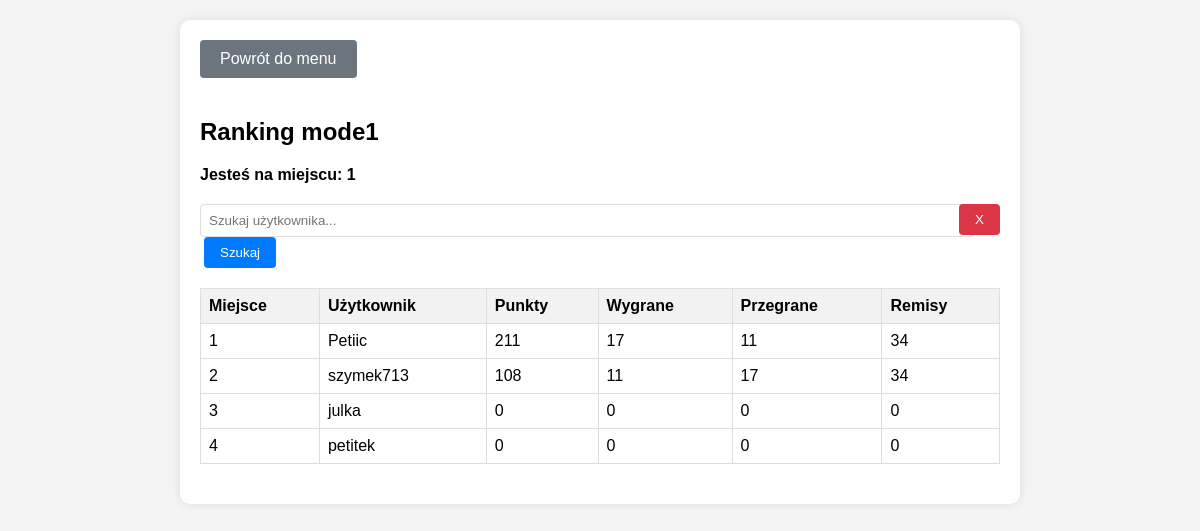
Page /ranking/mode1/ (signed in) on the earlier database version.
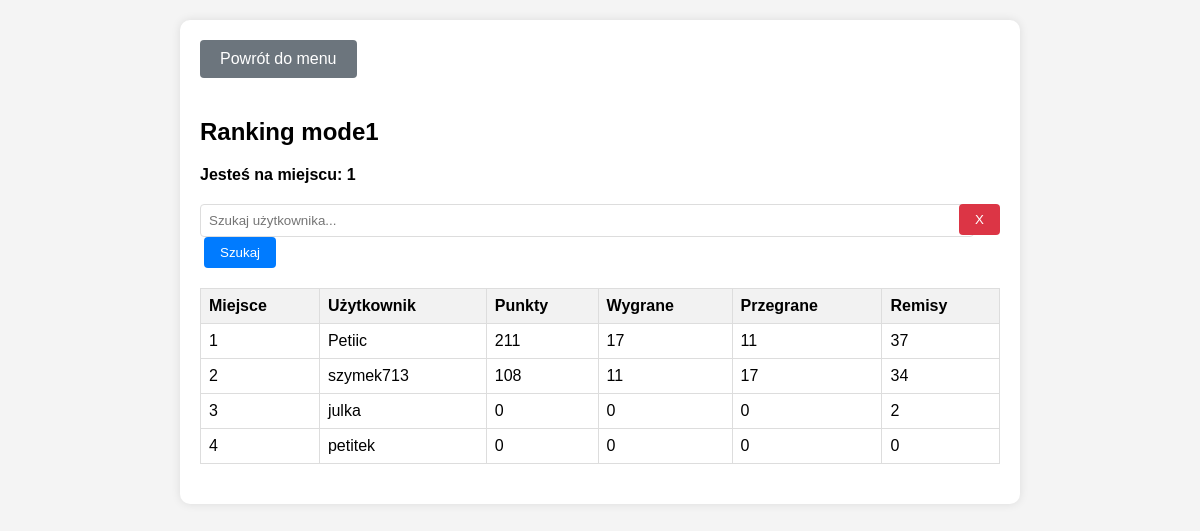
Same page on the later database version.
### my_quiz_app/python_django/profiles/models.py (models this page shows, shortened)
class UserProfile(models.Model):
    user = models.OneToOneField(settings.AUTH_USER_MODEL, on_delete=models.CASCADE)
    pvp_wins_mode1 = models.IntegerField(default=0)
    pvp_wins_mode2 = models.IntegerField(default=0)
    pvp_wins_mode3 = models.IntegerField(default=0)
    pvp_losses_mode1 = models.IntegerField(default=0)
    pvp_losses_mode2 = models.IntegerField(default=0)
    pvp_losses_mode3 = models.IntegerField(default=0)
    pvp_draws_mode1 = models.IntegerField(default=0)
    pvp_draws_mode2 = models.IntegerField(default=0)
    pvp_draws_mode3 = models.IntegerField(default=0)
    solo_games_played = models.IntegerField(default=0)
    email = models.EmailField()
    solo_points_mode1 = models.IntegerField(default=0)
    solo_points_mode2 = models.IntegerField(default=0)
    solo_points_mode3 = models.IntegerField(default=0)
    pvp_points_mode1 = models.IntegerField(default=0)
    pvp_points_mode2 = models.IntegerField(default=0)
    pvp_points_mode3 = models.IntegerField(default=0)

### my_quiz_app/python_django/rankings/views.py (the view)
# urls.py: path('<str:game_mode>/', views.ranking_view, name='ranking_view'),
@login_required
def ranking_view(request, game_mode):
    search_query = request.GET.get('q', '')
    if game_mode not in ['mode1', 'mode2', 'mode3']:
        raise ValueError("Nieprawidłowy tryb gry")
    if game_mode == 'mode1':
        order_by = '-pvp_points_mode1'
        points_field = 'pvp_points_mode1'
        wins_field = 'pvp_wins_mode1'
        losses_field = 'pvp_losses_mode1'
        draws_field = 'pvp_draws_mode1'
    elif game_mode == 'mode2':
        order_by = '-pvp_points_mode2'
        points_field = 'pvp_points_mode2'
        wins_field = 'pvp_wins_mode2'
        losses_field = 'pvp_losses_mode2'
        draws_field = 'pvp_draws_mode2'
    else:
        order_by = '-pvp_points_mode3'
        points_field = 'pvp_points_mode3'
        wins_field = 'pvp_wins_mode3'
        losses_field = 'pvp_losses_mode3'
        draws_field = 'pvp_draws_mode3'
    all_users = UserProfile.objects.order_by(order_by)
    user_positions = {user.user.username: idx + 1 for idx, user in enumerate(all_users)}
    if search_query:
        filtered_users = all_users.filter(Q(user__username__icontains=search_query))
    else:
        filtered_users = all_users
    for user in filtered_users:
        user.position = user_positions[user.user.username]
    user_position = user_positions.get(request.user.username, None)
    context = {
        'users': filtered_users,
        'user_position': user_position,
        'points_field': points_field,
        'wins_field': wins_field,
        'losses_field': losses_field,
        'draws_field': draws_field,
        'game_mode': game_mode,
    }
    return render(request, 'rankings/ranking.html', context)

### my_quiz_app/python_django/rankings/templatetags/custom_filters.py (called while the page is built)
@register.filter
def attr(obj, attr_name):
    return getattr(obj, attr_name)

### my_quiz_app/python_django/rankings/templates/rankings/ranking.html (shortened to what this page needs)
{% load custom_filters %}
<!DOCTYPE html>
<html lang="pl">
<head>
</head>
<body>
    <div class="container">
        <a href="{% url 'menu' %}" class="back-button">Powrót do menu</a>
        <h2>Ranking {{ game_mode }}</h2>
        <div class="user-position">
            {% if user_position %}
                Jesteś na miejscu: {{ user_position }}
            {% else %}
                Nie jesteś w rankingu.
            {% endif %}
        </div>
        <div class="search-bar">
            <form method="GET" id="search-form">
                <input type="text" name="q" id="search-input" placeholder="Szukaj użytkownika..." value="{{ request.GET.q }}">
                <button type="submit">Szukaj</button>
                <button type="button" class="clear-button" onclick="clearSearch()">X</button>
            </form>
        </div>
        <table>
            <thead>
                <tr>
                    <th>Miejsce</th>
                    <th>Użytkownik</th>
                    <th>Punkty</th>
                    <th>Wygrane</th>
                    <th>Przegrane</th>
                    <th>Remisy</th>
                </tr>
            </thead>
            <tbody>
                {% for user in users %}
                    <tr>
                        <td>{{ user.position }}</td>
                        <td>{{ user.user.username }}</td>
                        <td>{{ user|attr:points_field }}</td>
                        <td>{{ user|attr:wins_field }}</td>
                        <td>{{ user|attr:losses_field }}</td>
                        <td>{{ user|attr:draws_field }}</td>
                    </tr>
                {% endfor %}
            </tbody>
        </table>
    </div>
</body>
</html>

Differences in the rows shown:
changed UserProfile "Petiic": pvp_draws_mode1 "34" → "37"
changed UserProfile "julka": pvp_draws_mode1 "0" → "2"
